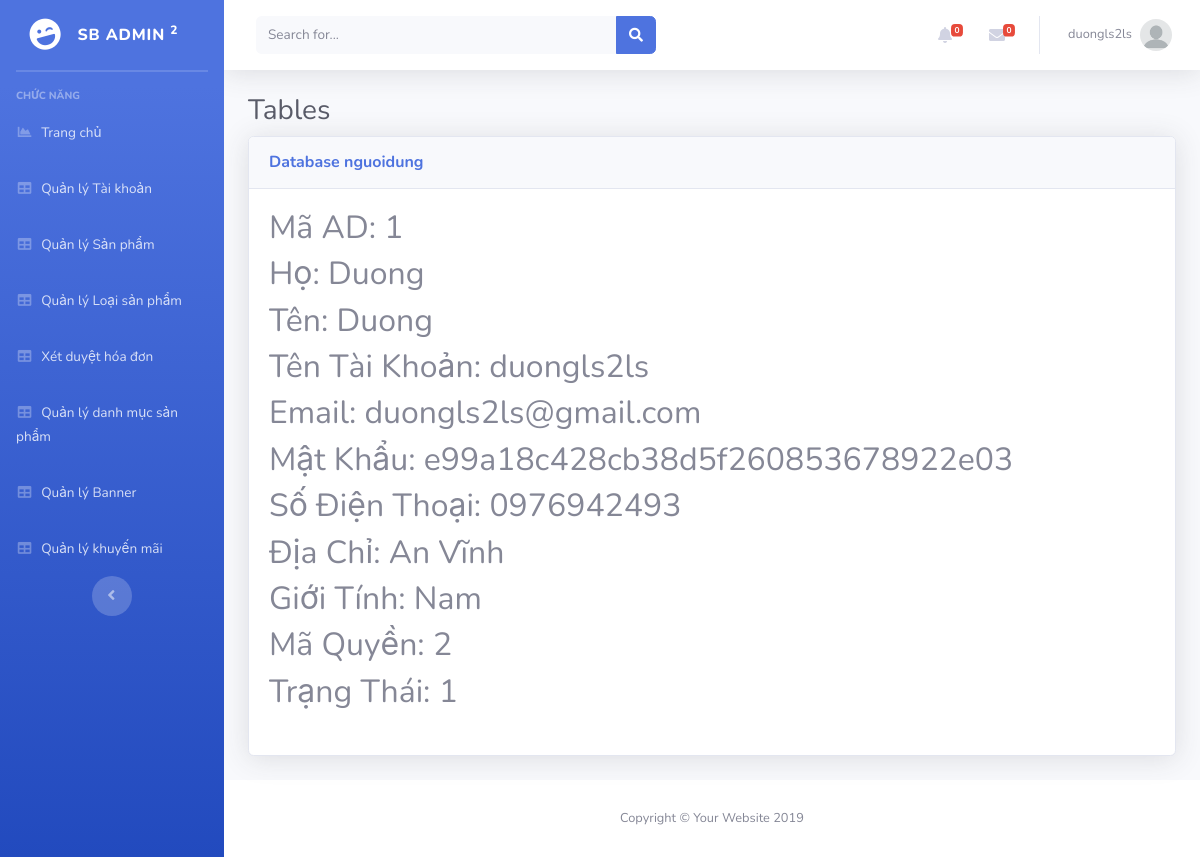
Page /Admin/index.php?mod=nguoidung&act=detail&id=1 (signed in) on the committed database.
### tables this page shows
CREATE TABLE `nguoidung`  (
  `MaND` int(11) NOT NULL AUTO_INCREMENT,
  `Ho` varchar(20) NOT NULL,
  `Ten` varchar(20) NOT NULL,
  `GioiTinh` varchar(10) NOT NULL,
  `SDT` varchar(20) NULL DEFAULT NULL,
  `Email` varchar(50) NOT NULL,
  `DiaChi` varchar(200) NOT NULL,
  `TaiKhoan` varchar(100) NOT NULL,
  `MatKhau` varchar(100) NOT NULL,
  `MaQuyen` int(11) NOT NULL,
  `TrangThai` int(11) NOT NULL,
  PRIMARY KEY (`MaND`) USING BTREE,
  INDEX `MaQuyen`(`MaQuyen`) USING BTREE,
  CONSTRAINT `nguoidung_ibfk_1` FOREIGN KEY (`MaQuyen`) REFERENCES `phanquyen` (`MaQuyen`) ON DELETE RESTRICT ON UPDATE RESTRICT
);

### Admin/MVC/controllers/NguoiDungController.php (called while the page is built, shortened)
<?php
class NguoiDungController
{
    var $nguoidung_model;
    public function __construct()
    {
        $this->nguoidung_model = new nguoidung();
    }
    public function detail()
    {
        $id = isset($_GET['id']) ? $_GET['id'] : 1;
        $data = $this->nguoidung_model->find($id);
        require_once("MVC/Views/Admin/index.php");
    }
}

### Admin/MVC/Models/connection.php (called while the page is built, shortened)
<?php
    class Connection{
        function __construct()
        {
            $severname ="localhost";
            $username ="root";
            $password ="";
            $db_name ="shopphone";
            $this->conn = new mysqli($severname,$username,$password,$db_name);
        }
    }
?>

### Admin/MVC/Models/model.php (called while the page is built, shortened)
<?php
require_once("connection.php");
class Model
{
    var $conn;
    var $table;
    var $contens;
    function __construct()
    {
        $conn_obj = new Connection();
        $this->conn = $conn_obj->conn;
    }
    function find($id)
    {
        $query = "select * from $this->table where $this->contens =$id";
        return $this->conn->query($query)->fetch_assoc();
    }
}

### Admin/MVC/Views/nguoidung/detail.php (the view)
<table class="table table-bordered" id="dataTable" width="100%" cellspacing="0">
    <h2>Mã AD: <?=$data['MaND']?></h2>
    <h2>Họ: <?=$data['Ho'] ?></h2>
    <h2>Tên: <?=$data['Ten']?></h2>
    <h2>Tên Tài Khoản: <?=$data['TaiKhoan'] ?></h2>
    <h2>Email: <?=$data['Email'] ?></h2>
    <h2>Mật Khẩu: <?=$data['MatKhau']?></h2>
    <h2>Số Điện Thoại: <?=$data['SDT'] ?></h2>
    <h2>Địa Chỉ: <?=$data['DiaChi']?></h2>
    <h2>Giới Tính: <?=$data['GioiTinh'] ?></h2>
    <h2>Mã Quyền: <?=$data['MaQuyen'] ?></h2>
    <h2>Trạng Thái: <?=$data['TrangThai'] ?></h2>
</table>

### rows in the picture
nguoidung: MaND "1", Ho "Duong", Ten "Duong", TaiKhoan "duongls2ls", Email "duongls2ls@gmail.com", MatKhau "e99a18c428cb38d5f260853678922e03", SDT "0976942493", DiaChi "An Vĩnh", GioiTinh "Nam", MaQuyen "2", TrangThai "1"

### other values in the picture
$_SESSION['admin']['TaiKhoan'] "duongls2ls"
$mod "nguoidung"
